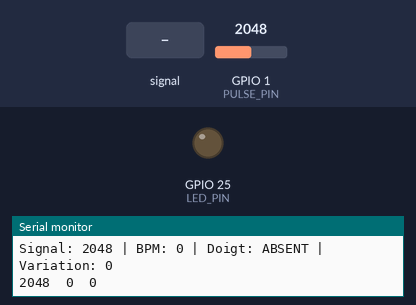
Recording of a sketch running on a simulated ESP32. On the bench: output pins drawn as LEDs (lit = HIGH), the last lines printed to the serial monitor. Inputs (shaded band) come from the test bench; at power-on: GPIO 1 (PULSE_PIN) = 2048.

Above: at 2.2 s.
2.3 s: GPIO 1 (PULSE_PIN) fed a 200 Hz sine of ±1842 counts around its level
At 3.2 s:
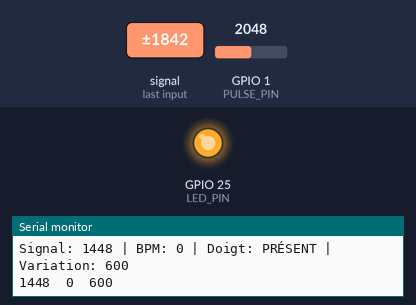
Timing chart, 0 to 5.3 s (numbered marks = the images above; inputs shaded):
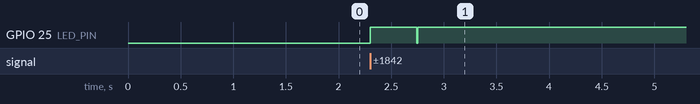

Measured:
- after the input at 2.3 s, GPIO 25 (LED_PIN): LOW → HIGH at once, → LOW 0.44 s later, → HIGH 0.01 s later

The sketch:

hbs.ino
```cpp
#define PULSE_PIN 1 // GPIO1 sur J3 pin 12
#define LED_PIN 25  // LED intégrée Heltec

// Variables de détection
unsigned long lastSampleTime = 0;
const int SAMPLE_RATE = 10; // Échantillonnage rapide

// Variables pour la détection de pouls
int baselineValue = 0;
int peakValue = 0;
int valleyValue = 1023;
bool fingerDetected = false;
unsigned long lastPeakTime = 0;

// Variables de calcul du BPM
volatile int BPM = 0;
volatile unsigned long lastBeat = 0;

void setup()
{
    Serial.begin(115200);
    pinMode(PULSE_PIN, INPUT);
    pinMode(LED_PIN, OUTPUT);

    // Calibration initiale
    calibrateSensor();

    Serial.println("=== Iduino Heartbeat Sensor ===");
    Serial.print("Valeur de baseline : ");
    Serial.println(baselineValue);
    Serial.println("Placez votre doigt et attendez...");
}

void calibrateSensor()
{
    // Mesure de la valeur de base sans doigt
    long total = 0;
    for (int i = 0; i < 100; i++)
    {
        total += analogRead(PULSE_PIN);
        delay(10);
    }
    baselineValue = total / 100;
}

void loop()
{
    if (millis() - lastSampleTime >= SAMPLE_RATE)
    {
        lastSampleTime = millis();

        // Lecture du capteur
        int sensorValue = analogRead(PULSE_PIN);

        // Détection de présence du doigt
        int variation = abs(sensorValue - baselineValue);
        fingerDetected = variation > 50; // Seuil ajustable

        if (fingerDetected)
        {
            digitalWrite(LED_PIN, HIGH);

            // Suivi des pics et vallées
            if (sensorValue > peakValue)
                peakValue = sensorValue;
            if (sensorValue < valleyValue)
                valleyValue = sensorValue;

            // Détection de battement (pic significatif)
            if (sensorValue > baselineValue + (peakValue - baselineValue) * 0.7)
            {
                unsigned long currentTime = millis();

                // Calcul du BPM
                if (lastBeat > 0)
                {
                    unsigned long interval = currentTime - lastBeat;
                    BPM = 60000 / interval;
                }

                lastBeat = currentTime;

                // Réinitialisation pour le prochain cycle
                peakValue = sensorValue;
                valleyValue = 1023;
            }
        }
        else
        {
            digitalWrite(LED_PIN, LOW);

            // Réinitialisation quand pas de doigt
            BPM = 0;
            peakValue = 0;
            valleyValue = 1023;
            lastBeat = 0;
        }

        // Affichage des informations
        Serial.print("Signal: ");
        Serial.print(sensorValue);
        Serial.print(" | BPM: ");
        Serial.print(BPM);
        Serial.print(" | Doigt: ");
        Serial.print(fingerDetected ? "PRÉSENT" : "ABSENT");
        Serial.print(" | Variation: ");
        Serial.println(variation);

        // Pour Serial Plotter
        Serial.print(sensorValue);
        Serial.print("\t");
        Serial.print(BPM);
        Serial.print("\t");
        Serial.println(variation);
    }
}
```
